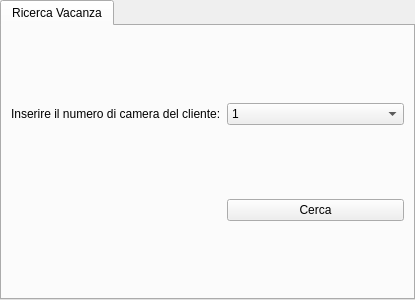
<?xml version="1.0" encoding="UTF-8"?>
<ui version="4.0">
 <class>tabRicercaVacanza</class>
 <widget class="QTabWidget" name="tabRicercaVacanza">
  <property name="geometry">
   <rect>
    <x>0</x>
    <y>0</y>
    <width>415</width>
    <height>300</height>
   </rect>
  </property>
  <property name="windowTitle">
   <string>Ricerca Vacanza</string>
  </property>
  <widget class="QWidget" name="tab">
   <attribute name="title">
    <string>Ricerca Vacanza</string>
   </attribute>
   <layout class="QGridLayout" name="gridLayout">
    <item row="0" column="0">
     <widget class="QLabel" name="labelinserireNumeroCameraCliente">
      <property name="text">
       <string>Inserire il numero di camera del cliente:</string>
      </property>
     </widget>
    </item>
    <item row="0" column="1">
     <widget class="QComboBox" name="comboboxCameraClienteRicercaVacanza">
      <item>
       <property name="text">
        <string>1</string>
       </property>
      </item>
      <item>
       <property name="text">
        <string>2</string>
       </property>
      </item>
      <item>
       <property name="text">
        <string>3</string>
       </property>
      </item>
      <item>
       <property name="text">
        <string>4</string>
       </property>
      </item>
      <item>
       <property name="text">
        <string>5</string>
       </property>
      </item>
      <item>
       <property name="text">
        <string>6</string>
       </property>
      </item>
      <item>
       <property name="text">
        <string>7</string>
       </property>
      </item>
      <item>
       <property name="text">
        <string>8</string>
       </property>
      </item>
      <item>
       <property name="text">
        <string>9</string>
       </property>
      </item>
      <item>
       <property name="text">
        <string>10</string>
       </property>
      </item>
      <item>
       <property name="text">
        <string>11</string>
       </property>
      </item>
      <item>
       <property name="text">
        <string>12</string>
       </property>
      </item>
      <item>
       <property name="text">
        <string>13</string>
       </property>
      </item>
      <item>
       <property name="text">
        <string>14</string>
       </property>
      </item>
      <item>
       <property name="text">
        <string>15</string>
       </property>
      </item>
      <item>
       <property name="text">
        <string>16</string>
       </property>
      </item>
      <item>
       <property name="text">
        <string>17</string>
       </property>
      </item>
      <item>
       <property name="text">
        <string>18</string>
       </property>
      </item>
      <item>
       <property name="text">
        <string>19</string>
       </property>
      </item>
      <item>
       <property name="text">
        <string>20</string>
       </property>
      </item>
      <item>
       <property name="text">
        <string>21</string>
       </property>
      </item>
      <item>
       <property name="text">
        <string>22</string>
       </property>
      </item>
      <item>
       <property name="text">
        <string>23</string>
       </property>
      </item>
      <item>
       <property name="text">
        <string>24</string>
       </property>
      </item>
      <item>
       <property name="text">
        <string>25</string>
       </property>
      </item>
      <item>
       <property name="text">
        <string>26</string>
       </property>
      </item>
      <item>
       <property name="text">
        <string>27</string>
       </property>
      </item>
      <item>
       <property name="text">
        <string>28</string>
       </property>
      </item>
      <item>
       <property name="text">
        <string>29</string>
       </property>
      </item>
      <item>
       <property name="text">
        <string>30</string>
       </property>
      </item>
      <item>
       <property name="text">
        <string>31</string>
       </property>
      </item>
      <item>
       <property name="text">
        <string>32</string>
       </property>
      </item>
      <item>
       <property name="text">
        <string>33</string>
       </property>
      </item>
      <item>
       <property name="text">
        <string>34</string>
       </property>
      </item>
      <item>
       <property name="text">
        <string>35</string>
       </property>
      </item>
      <item>
       <property name="text">
        <string>36</string>
       </property>
      </item>
     </widget>
    </item>
    <item row="1" column="1">
     <widget class="QPushButton" name="btnCercaVacanza">
      <property name="text">
       <string>Cerca</string>
      </property>
     </widget>
    </item>
   </layout>
  </widget>
 </widget>
 <resources/>
 <connections/>
</ui>
